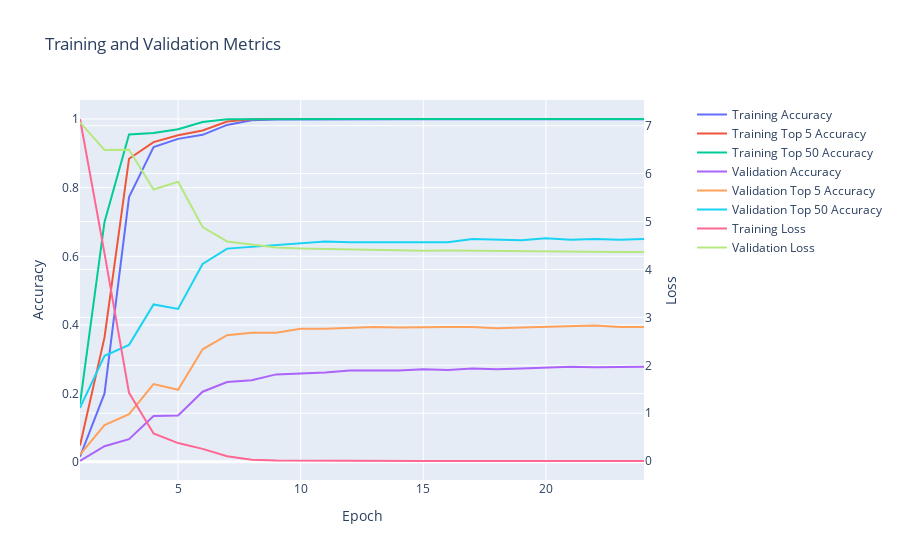

Notebook source saved alongside this figure:
### Code cell
arcface_similarity_model.display_training_history()

### Figure 1 — Plotly figure (JSON) as saved in the notebook; plotly's stock layout.template omitted (floating-point values rounded to 4 significant figures)
{"data": [{"mode": "lines", "name": "Training Accuracy", "type": "scatter", "x": [1, 2, 3, 4, 5, 6, 7, 8, 9, 10, 11, 12, 13, 14, 15, 16, 17, 18, 19, 20, 21, 22, 23, 24], "xaxis": "x", "y": [0.01632, 0.2006, 0.7724, 0.9184, 0.9422, 0.9538, 0.9827, 0.9963, 0.9986, 0.9991, 0.9991, 0.9991, 0.9991, 0.9991, 0.9991, 0.9991, 0.9991, 0.9991, 0.9991, 0.9995, 0.9995, 0.9991, 0.9991, 0.9991, 0.9991], "yaxis": "y"}, {"mode": "lines", "name": "Training Top 5 Accuracy", "type": "scatter", "x": [1, 2, 3, 4, 5, 6, 7, 8, 9, 10, 11, 12, 13, 14, 15, 16, 17, 18, 19, 20, 21, 22, 23, 24], "xaxis": "x", "y": [0.04897, 0.3638, 0.8843, 0.9328, 0.9529, 0.9664, 0.9925, 0.9995, 1.0, 1.0, 1.0, 1.0, 1.0, 1.0, 1.0, 1.0, 1.0, 1.0, 1.0, 1.0, 1.0, 1.0, 1.0, 1.0, 1.0], "yaxis": "y"}, {"mode": "lines", "name": "Training Top 50 Accuracy", "type": "scatter", "x": [1, 2, 3, 4, 5, 6, 7, 8, 9, 10, 11, 12, 13, 14, 15, 16, 17, 18, 19, 20, 21, 22, 23, 24], "xaxis": "x", "y": [0.1702, 0.7001, 0.9548, 0.959, 0.9701, 0.9911, 0.9995, 1.0, 1.0, 1.0, 1.0, 1.0, 1.0, 1.0, 1.0, 1.0, 1.0, 1.0, 1.0, 1.0, 1.0, 1.0, 1.0, 1.0, 1.0], "yaxis": "y"}, {"mode": "lines", "name": "Validation Accuracy", "type": "scatter", "x": [1, 2, 3, 4, 5, 6, 7, 8, 9, 10, 11, 12, 13, 14, 15, 16, 17, 18, 19, 20, 21, 22, 23, 24], "xaxis": "x", "y": [0.003738, 0.04673, 0.06729, 0.1346, 0.1364, 0.2056, 0.2336, 0.2393, 0.2561, 0.2579, 0.2617, 0.2673, 0.2673, 0.2673, 0.271, 0.2692, 0.2729, 0.271, 0.2729, 0.2766, 0.2785, 0.2766, 0.2766, 0.2785, 0.2804], "yaxis": "y"}, {"mode": "lines", "name": "Validation Top 5 Accuracy", "type": "scatter", "x": [1, 2, 3, 4, 5, 6, 7, 8, 9, 10, 11, 12, 13, 14, 15, 16, 17, 18, 19, 20, 21, 22, 23, 24], "xaxis": "x", "y": [0.02243, 0.1084, 0.1402, 0.228, 0.2112, 0.329, 0.3701, 0.3776, 0.3776, 0.3888, 0.3888, 0.3907, 0.3944, 0.3925, 0.3944, 0.3944, 0.3944, 0.3907, 0.3925, 0.3944, 0.3944, 0.3981, 0.3944, 0.3944, 0.3963], "yaxis": "y"}, {"mode": "lines", "name": "Validation Top 50 Accuracy", "type": "scatter", "x": [1, 2, 3, 4, 5, 6, 7, 8, 9, 10, 11, 12, 13, 14, 15, 16, 17, 18, 19, 20, 21, 22, 23, 24], "xaxis": "x", "y": [0.1589, 0.3103, 0.3421, 0.4598, 0.4467, 0.5776, 0.6224, 0.628, 0.6318, 0.6393, 0.643, 0.6411, 0.6411, 0.6411, 0.6411, 0.6411, 0.6505, 0.6486, 0.6467, 0.6523, 0.6486, 0.6505, 0.6486, 0.6505, 0.6486], "yaxis": "y"}, {"mode": "lines", "name": "Training Loss", "type": "scatter", "x": [1, 2, 3, 4, 5, 6, 7, 8, 9, 10, 11, 12, 13, 14, 15, 16, 17, 18, 19, 20, 21, 22, 23, 24], "xaxis": "x", "y": [7.141, 4.336, 1.425, 0.5763, 0.3767, 0.2555, 0.1028, 0.02928, 0.0123, 0.008581, 0.007381, 0.006874, 0.005831, 0.005318, 0.004768, 0.004904, 0.004674, 0.003663, 0.003982, 0.002697, 0.003267, 0.002815, 0.003196, 0.003413, 0.003253], "yaxis": "y2"}, {"mode": "lines", "name": "Validation Loss", "type": "scatter", "x": [1, 2, 3, 4, 5, 6, 7, 8, 9, 10, 11, 12, 13, 14, 15, 16, 17, 18, 19, 20, 21, 22, 23, 24], "xaxis": "x", "y": [7.072, 6.494, 6.497, 5.67, 5.832, 4.886, 4.585, 4.515, 4.457, 4.44, 4.429, 4.423, 4.413, 4.404, 4.393, 4.394, 4.389, 4.377, 4.38, 4.379, 4.365, 4.363, 4.364, 4.367, 4.374], "yaxis": "y2"}], "layout": {"title": {"text": "Training and Validation Metrics"}, "xaxis": {"anchor": "y", "domain": [0.0, 0.94], "title": {"text": "Epoch"}}, "yaxis": {"anchor": "x", "domain": [0.0, 1.0], "title": {"text": "Accuracy"}}, "yaxis2": {"anchor": "x", "overlaying": "y", "side": "right", "title": {"text": "Loss"}}}}
